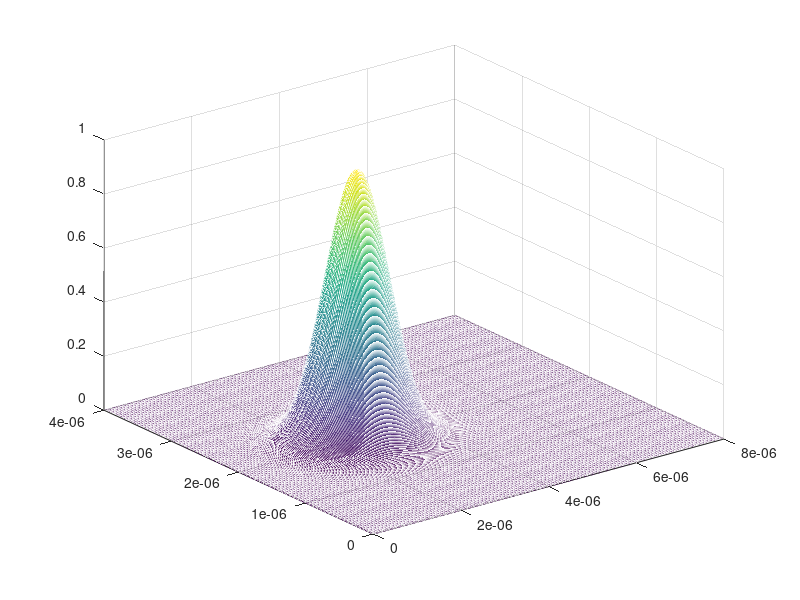

Reproduce this figure in MATLAB. (Note: this script raises an error after producing the figure.)
% author: Jishen Li
%%--------------------------------------------------------------------------
% physical parameter
c=2.99792458e8;  % m/s
u0=4*pi*1e-7;   %H/m
e0=1/c/c/u0;
%%-------------------------------------------------------------------------
% question setup
lambda_0= 1.3e-6;   %   unit/m;
nb=3.2;     % refraction index
nc=3.4;
n_eff=3.2608;

f=c/lambda_0;   %Hz
betaz=2*pi*f*n_eff*sqrt(e0*u0);

h=0.3e-6;   % /m
WR_l=1.6e-6;
WR_r=1.6e-6;
S= 1e-6;


%%-----------------------------------------------------------------------
% numerical setup
Lx=8e-6; % unit:m
Ly=4e-6;
Lz=200e-6;
dx=2e-8;
dy=2e-8;
dz=1e-6;

%%-----------------------------------------------------------------------
% initialization
x=0:dx:Lx;
y=0:dy:Ly;
z=0:dz:Lz;
E=zeros(length(y),length(x),length(z));  % Ez Hx Hy for update step\

er=nb.^2*ones(length(y),length(x)); % er_distribution
n_xL2=round((Lx/2-S/2)./dx);        % node number for guide boundaries
n_xL1=round((Lx/2-S/2-WR_l)./dx);
n_xR1=round((Lx/2+S/2)./dx);
n_xR2=round((Lx/2+S/2+WR_l)./dx);
n_h1=round((Ly/2-h/2)./dy);
n_h2=round((Ly/2+h/2)./dy);
er(n_h1:n_h2,n_xL1:n_xL2)=nc.^2;    % left waveguide
% er(n_h1:n_h2,n_xR1:n_xR2)=nc.^2;  % right waveguide

% C=(2*pi*f).^2*u0*e0.*(er-n_eff^2);
C=(2*pi*f).^2*u0*e0.*er-betaz.^2;   
Ay=1./dz-1i/betaz/dy/dy+1i.*C./4/betaz; % diagonal terms
Bx=1./dz+1i/betaz/dx/dx-1i.*C./4/betaz;
Ax=1./dz-1i/betaz/dx/dx+1i.*C./4/betaz;
By=1./dz+1i/betaz/dy/dy-1i.*C./4/betaz;
Sid_x=1i/2/betaz/dx/dx;     % off-diagonal terms
Sid_y=1i/2/betaz/dy/dy;

%%-------------------------------------------------------------------------------------------------------
% Source initialization

E_max = 1;  % V/m
m_x = Lx/2-S/2-WR_l/2;  % center of gauusian 
m_y = Ly/2;
p=0.405;     % p,q adjust the x,y direction variance
q=0.866;
theta_x=WR_l/2*sqrt(-1/2/log(p));
theta_y=h/2*sqrt(-1/2/log(q));
E_src=E_max.*exp(-1/2*(y.'-m_y).^2/theta_y/theta_y)*exp(-1/2*(x-m_x).^2/theta_x/theta_x);
E(:,:,1)=E_src; % gaussian as source

figure(1);
mesh(x,y,E_src);  
%%-------------------------------------------------------------------------------------------------------
% update iteration
figure(2);
for n=1:length(z)-1
    if (mod(n,2)==1)    % n+1 step: x--explicit, y--implicit
        for i=2:length(x)-1
            RH1=sum([-Sid_x*ones(length(y)-2,1) Bx(2:end-1,i) -Sid_x*ones(length(y)-2,1)].*E(2:end-1,i-1:i+1,n),2);
%             Tridia1=diag(Ay(2:end-1,i))+diag(Sid_y*ones(1,length(y)-3),-1)+diag(Sid_y*ones(1,length(y)-3),1);
%             E(2:end-1,i,n+1)=inv(Tridia1)*RH1;
            E(2:end-1,i,n+1) = tridiag(Ay(2:end-1,i),Sid_y*ones(1,length(y)),Sid_y*ones(1,length(y)),RH1);
        end
    else
        for j=2:length(y)-1 % n+2 step: x--implicit, y--explicit
            RH2=sum([-Sid_y*ones(1,length(x)-2); By(j,2:end-1); -Sid_y*ones(1,length(x)-2)].*E(j-1:j+1,2:end-1,n),1);
            E(j,2:end-1,n+1) = tridiag(Ax(j,2:end-1),Sid_x*ones(1,length(x)),Sid_x*ones(1,length(x)),RH2);
%             Tridia2=diag(Ax(j,2:end-1))+diag(Sid_x*ones(1,length(x)-3),-1)+diag(Sid_x*ones(1,length(x)-3),1);
%             E(j,2:end-1,n+1)=inv(Tridia2)*RH2.';
        end        
    end
%     E_show=reshape(E((length(y)+1)/2,:,:),length(x),length(z));
%     mesh(z,x,abs(E_show));
%     pause();
end
    E_show=reshape(E((length(y)+1)/2,:,:),length(x),length(z));
    mesh(z,x,abs(E_show));
%  mesh(E_src);

%--------------------------------------------------------------------
% plot results
E_show=reshape(E((length(y)+1)/2,:,:),length(x),length(z));

figure(1)
mesh(x,y,E_src);  
xlabel('x axis / m');
ylabel('y axis / m');
zlabel('E_z magnitude / V/m');
colorbar();
view(2);

figure(2)
mesh(z,x,abs(E_show));
xlabel('x axis / m');
ylabel('z axis / m');
zlabel('E_z magnitude / V/m');
colorbar();
view(2);
